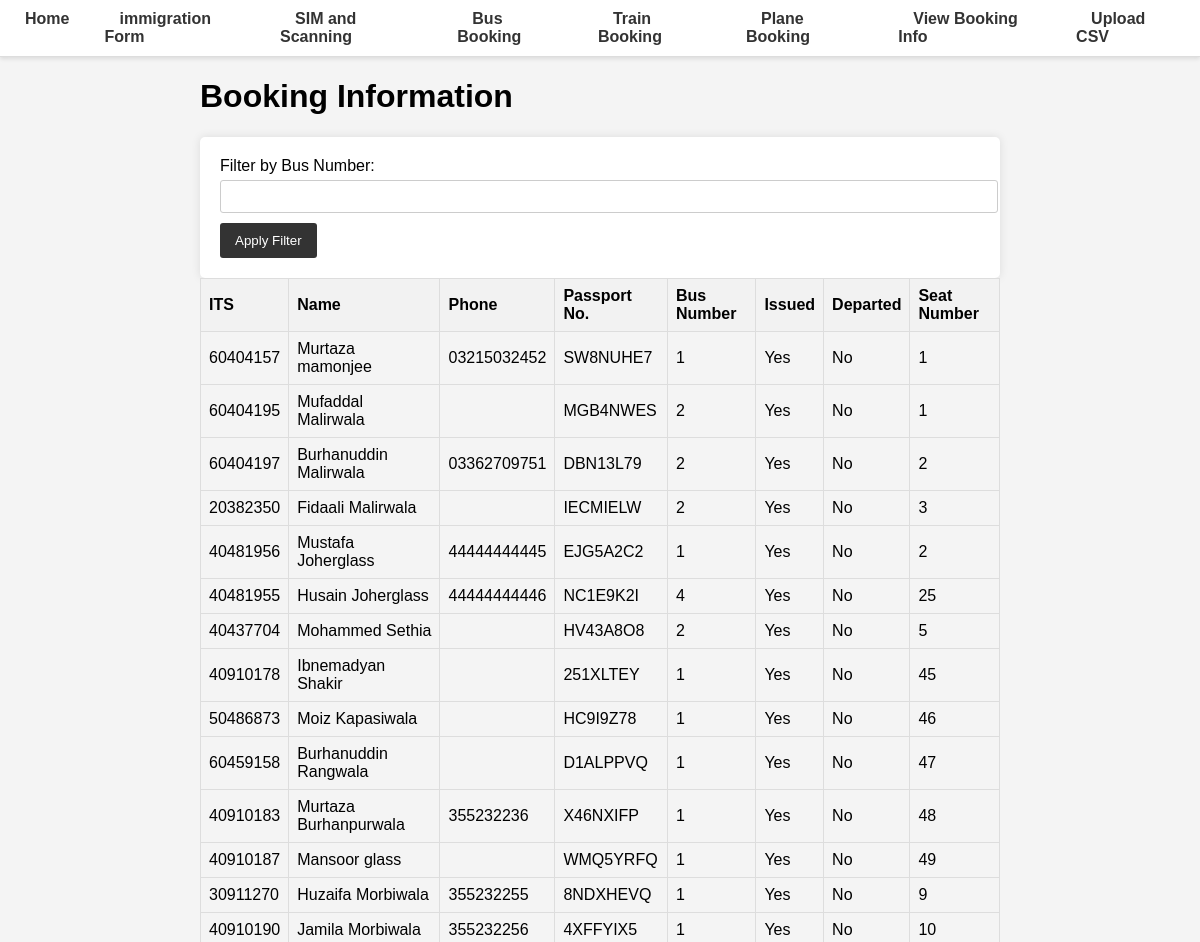
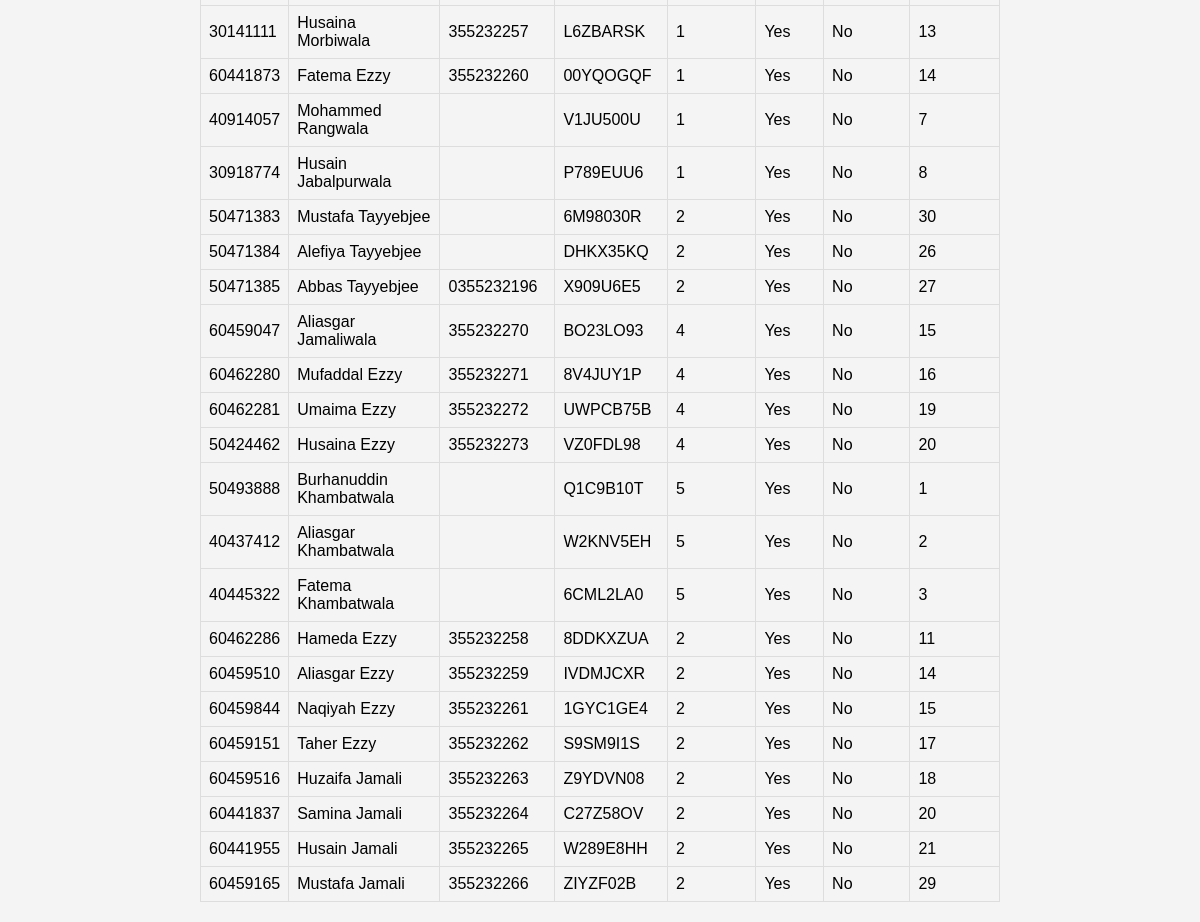
Screenshot of /view-booking-info/ with the database file from the repository (2 pictures, top to bottom).
### database.py (models this page shows, shortened)
class BookingInfo(Base):
    __tablename__ = "booking_info"
    Mode = Column(Integer, primary_key=True, index=True)
    ITS = Column(Integer, ForeignKey('master.ITS'), primary_key=True, index=True)
    Issued = Column(Boolean)
    Departed = Column(Boolean)
    Self_Issued = Column(Boolean, default=False)
    seat_number = Column(Integer)
    bus_number = Column(Integer)
    train_details_id = Column(Integer, ForeignKey("train_details.id"), nullable=True)
    train_details = relationship("TrainDetails", back_populates="booking_info")

class Master(Base):
    __tablename__ = "master"
    ITS = Column(Integer, primary_key=True, index=True)
    first_name = Column(String, index=True)
    middle_name = Column(String, index=True)
    last_name = Column(String, index=True)
    DOB = Column(Date)
    passport_No = Column(String, unique=True, index=True)
    passport_Expiry = Column(Date, index=True)
    Visa_No = Column(String, index=True)
    Mode_of_Transport = Column(String, index=True)
    phone = Column(String, index=True)
    arrived = Column(Boolean, default=False)
    timestamp = Column(DateTime, default=func.now())

### main.py (the view)
@app.get("/view-booking-info/", response_class=HTMLResponse)
async def view_booking_info(request: Request, bus_number: Optional[int] = Query(None), db: Session = Depends(get_db)):
    if bus_number:
        booking_info = db.query(BookingInfo, Master).join(Master).filter(BookingInfo.bus_number == bus_number).all()
    else:
        booking_info = db.query(BookingInfo, Master).join(Master).all()
    return templates.TemplateResponse("view_booking_info.html", {"request": request, "booking_info": booking_info})

### templates/view_booking_info.html
{% extends "base.html" %}
{% block content %}
<h1>Booking Information</h1>
<form method="get" action="/view-booking-info/">
    <label for="bus_number">Filter by Bus Number:</label>
    <input type="number" id="bus_number" name="bus_number">
    <button type="submit">Apply Filter</button>
</form>
<table>
    <thead>
        <tr>
            <th>ITS</th>
            <th>Name</th>
            <th>Phone</th>
            <th>Passport No.</th>
            <th>Bus Number</th>
            <th>Issued</th>
            <th>Departed</th>
            <th>Seat Number</th>
        </tr>
    </thead>
    <tbody>
        {% for booking, master in booking_info |sort(attribute='seat_number') %}
        <tr>
            <td>{{ booking.ITS }}</td>
            <td>{{ master.first_name }} {{ master.last_name }}</td>
            <td>{{ master.phone }}</td>
            <td>{{ master.passport_No }}</td>
            <td>{{ booking.bus_number }}</td>
            <td>{{ "Yes" if booking.Issued else "No" }}</td>
            <td>{{ "Yes" if booking.Departed else "No" }}</td>
            <td>{{ booking.seat_number }}</td>
        </tr>
        {% endfor %}
    </tbody>
</table>
{% endblock %}

### static/styles.css (style rules this page uses)
body { font-family: Arial, sans-serif; margin: 0; padding: 0; background-color: #f4f4f4; }
form { background-color: #fff; padding: 20px; border-radius: 5px; box-shadow: 0 0 10px rgba(0, 0, 0, 0.1); }
form label { display: block; margin-bottom: 5px; }
form input, form select { width: 100%; padding: 8px; margin-bottom: 10px; border: 1px solid #ccc; border-radius: 3px; }
form button { background-color: #333; color: #fff; padding: 10px 15px; border: none; border-radius: 3px; cursor: pointer; transition: background-color 0.3s; }
table { width: 100%; border-collapse: collapse; margin-bottom: 20px; }
table, th, td { border: 1px solid #ddd; }
th, td { padding: 8px; text-align: left; }
th { background-color: #f2f2f2; }

### rows the page displays
BookingInfo: ITS "60404157", first_name "Murtaza", last_name "mamonjee", phone "03215032452", passport_No "SW8NUHE7", bus_number "1", Issued "Yes", Departed "No", seat_number "1"
BookingInfo: ITS "60404195", first_name "Mufaddal", last_name "Malirwala", passport_No "MGB4NWES", bus_number "2", Issued "Yes", Departed "No", seat_number "1"
BookingInfo: ITS "60404197", first_name "Burhanuddin", last_name "Malirwala", phone "03362709751", passport_No "DBN13L79", bus_number "2", Issued "Yes", Departed "No", seat_number "2"
BookingInfo: ITS "20382350", first_name "Fidaali", last_name "Malirwala", passport_No "IECMIELW", bus_number "2", Issued "Yes", Departed "No", seat_number "3"
BookingInfo: ITS "40481956", first_name "Mustafa", last_name "Joherglass", phone "44444444445", passport_No "EJG5A2C2", bus_number "1", Issued "Yes", Departed "No", seat_number "2"
BookingInfo: ITS "40481955", first_name "Husain", last_name "Joherglass", phone "44444444446", passport_No "NC1E9K2I", bus_number "4", Issued "Yes", Departed "No", seat_number "25"
BookingInfo: ITS "40437704", first_name "Mohammed", last_name "Sethia", passport_No "HV43A8O8", bus_number "2", Issued "Yes", Departed "No", seat_number "5"
BookingInfo: ITS "40910178", first_name "Ibnemadyan", last_name "Shakir", passport_No "251XLTEY", bus_number "1", Issued "Yes", Departed "No", seat_number "45"
BookingInfo: ITS "50486873", first_name "Moiz", last_name "Kapasiwala", passport_No "HC9I9Z78", bus_number "1", Issued "Yes", Departed "No", seat_number "46"
BookingInfo: ITS "60459158", first_name "Burhanuddin", last_name "Rangwala", passport_No "D1ALPPVQ", bus_number "1", Issued "Yes", Departed "No", seat_number "47"
BookingInfo: ITS "40910183", first_name "Murtaza", last_name "Burhanpurwala", phone "355232236", passport_No "X46NXIFP", bus_number "1", Issued "Yes", Departed "No", seat_number "48"
BookingInfo: ITS "40910187", first_name "Mansoor", last_name "glass", passport_No "WMQ5YRFQ", bus_number "1", Issued "Yes", Departed "No", seat_number "49"
BookingInfo: ITS "30911270", first_name "Huzaifa", last_name "Morbiwala", phone "355232255", passport_No "8NDXHEVQ", bus_number "1", Issued "Yes", Departed "No", seat_number "9"
BookingInfo: ITS "40910190", first_name "Jamila", last_name "Morbiwala", phone "355232256", passport_No "4XFFYIX5", bus_number "1", Issued "Yes", Departed "No", seat_number "10"
BookingInfo: ITS "30141111", first_name "Husaina", last_name "Morbiwala", phone "355232257", passport_No "L6ZBARSK", bus_number "1", Issued "Yes", Departed "No", seat_number "13"
BookingInfo: ITS "60441873", first_name "Fatema", last_name "Ezzy", phone "355232260", passport_No "00YQOGQF", bus_number "1", Issued "Yes", Departed "No", seat_number "14"
BookingInfo: ITS "40914057", first_name "Mohammed", last_name "Rangwala", passport_No "V1JU500U", bus_number "1", Issued "Yes", Departed "No", seat_number "7"
BookingInfo: ITS "30918774", first_name "Husain", last_name "Jabalpurwala", passport_No "P789EUU6", bus_number "1", Issued "Yes", Departed "No", seat_number "8"
BookingInfo: ITS "50471383", first_name "Mustafa", last_name "Tayyebjee", passport_No "6M98030R", bus_number "2", Issued "Yes", Departed "No", seat_number "30"
BookingInfo: ITS "50471384", first_name "Alefiya", last_name "Tayyebjee", passport_No "DHKX35KQ", bus_number "2", Issued "Yes", Departed "No", seat_number "26"
BookingInfo: ITS "50471385", first_name "Abbas", last_name "Tayyebjee", phone "0355232196", passport_No "X909U6E5", bus_number "2", Issued "Yes", Departed "No", seat_number "27"
BookingInfo: ITS "60459047", first_name "Aliasgar", last_name "Jamaliwala", phone "355232270", passport_No "BO23LO93", bus_number "4", Issued "Yes", Departed "No", seat_number "15"
BookingInfo: ITS "60462280", first_name "Mufaddal", last_name "Ezzy", phone "355232271", passport_No "8V4JUY1P", bus_number "4", Issued "Yes", Departed "No", seat_number "16"
BookingInfo: ITS "60462281", first_name "Umaima", last_name "Ezzy", phone "355232272", passport_No "UWPCB75B", bus_number "4", Issued "Yes", Departed "No", seat_number "19"
BookingInfo: ITS "50424462", first_name "Husaina", last_name "Ezzy", phone "355232273", passport_No "VZ0FDL98", bus_number "4", Issued "Yes", Departed "No", seat_number "20"
BookingInfo: ITS "50493888", first_name "Burhanuddin", last_name "Khambatwala", passport_No "Q1C9B10T", bus_number "5", Issued "Yes", Departed "No", seat_number "1"
BookingInfo: ITS "40437412", first_name "Aliasgar", last_name "Khambatwala", passport_No "W2KNV5EH", bus_number "5", Issued "Yes", Departed "No", seat_number "2"
BookingInfo: ITS "40445322", first_name "Fatema", last_name "Khambatwala", passport_No "6CML2LA0", bus_number "5", Issued "Yes", Departed "No", seat_number "3"
BookingInfo: ITS "60462286", first_name "Hameda", last_name "Ezzy", phone "355232258", passport_No "8DDKXZUA", bus_number "2", Issued "Yes", Departed "No", seat_number "11"
BookingInfo: ITS "60459510", first_name "Aliasgar", last_name "Ezzy", phone "355232259", passport_No "IVDMJCXR", bus_number "2", Issued "Yes", Departed "No", seat_number "14"
BookingInfo: ITS "60459844", first_name "Naqiyah", last_name "Ezzy", phone "355232261", passport_No "1GYC1GE4", bus_number "2", Issued "Yes", Departed "No", seat_number "15"
BookingInfo: ITS "60459151", first_name "Taher", last_name "Ezzy", phone "355232262", passport_No "S9SM9I1S", bus_number "2", Issued "Yes", Departed "No", seat_number "17"
BookingInfo: ITS "60459516", first_name "Huzaifa", last_name "Jamali", phone "355232263", passport_No "Z9YDVN08", bus_number "2", Issued "Yes", Departed "No", seat_number "18"
BookingInfo: ITS "60441837", first_name "Samina", last_name "Jamali", phone "355232264", passport_No "C27Z58OV", bus_number "2", Issued "Yes", Departed "No", seat_number "20"
BookingInfo: ITS "60441955", first_name "Husain", last_name "Jamali", phone "355232265", passport_No "W289E8HH", bus_number "2", Issued "Yes", Departed "No", seat_number "21"
BookingInfo: ITS "60459165", first_name "Mustafa", last_name "Jamali", phone "355232266", passport_No "ZIYZF02B", bus_number "2", Issued "Yes", Departed "No", seat_number "29"
